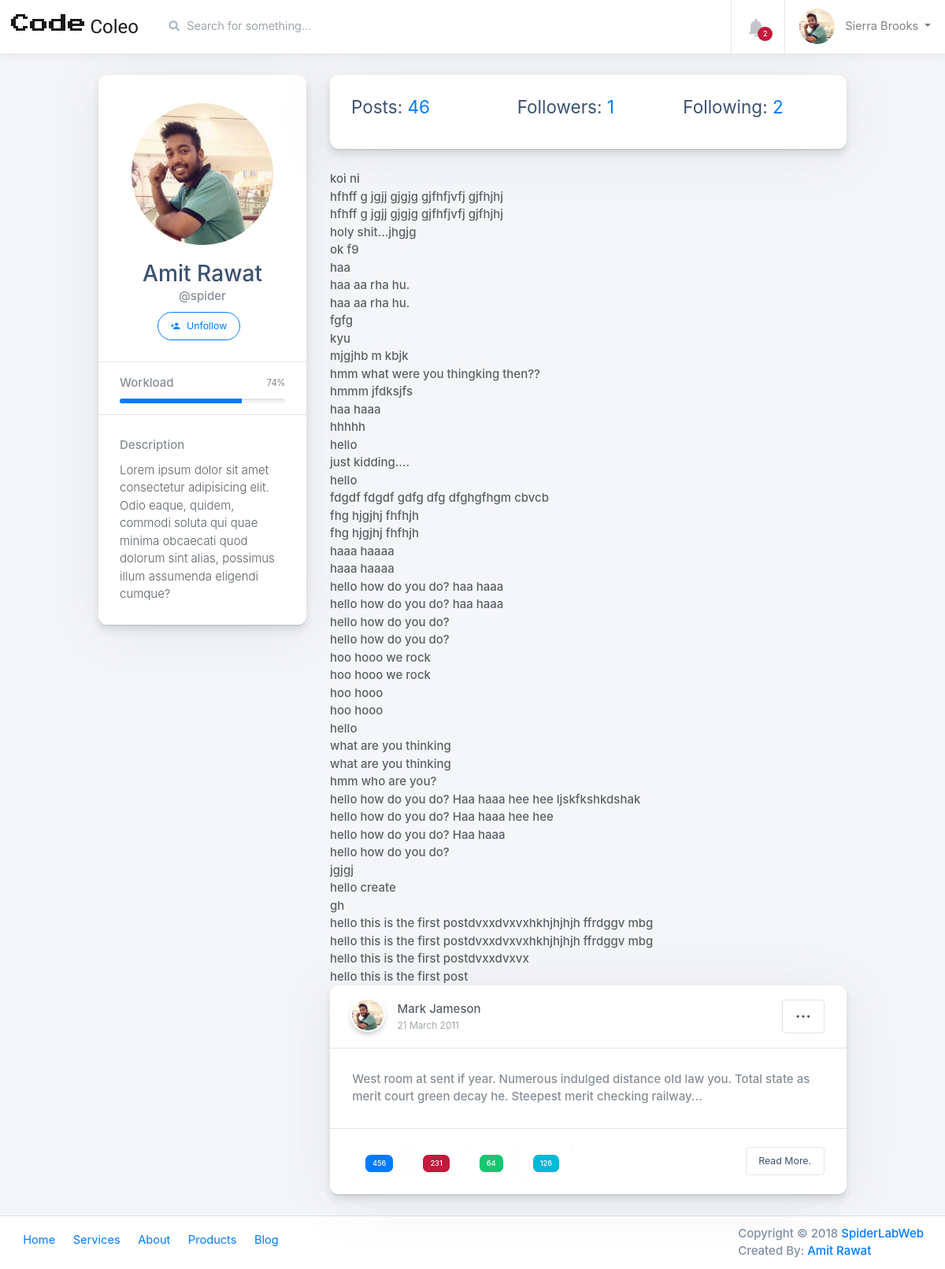
Before: /spider/ (signed in) with the older database file.
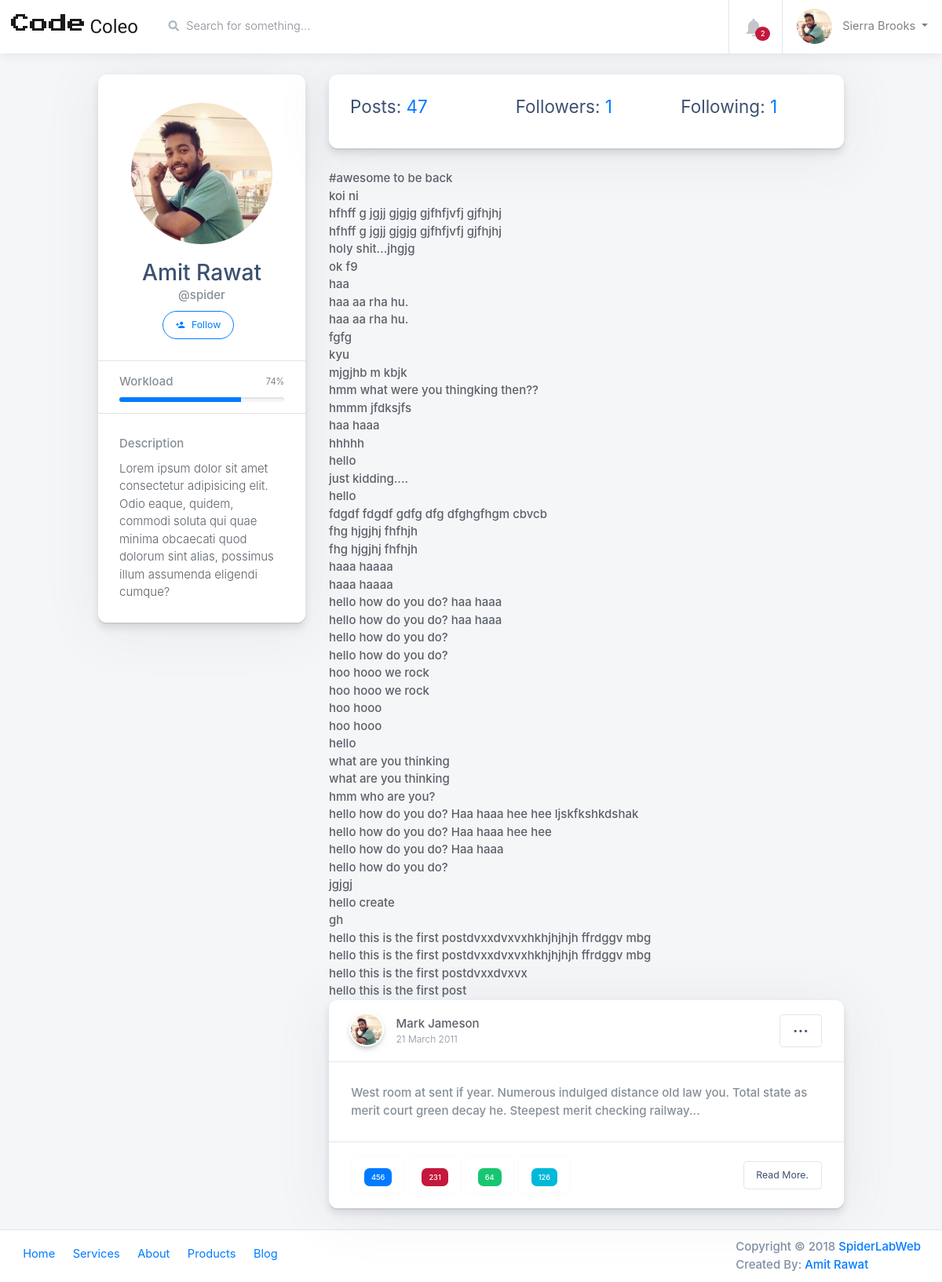
After: the same page with the newer database file.
### accounts/models.py (models this page shows, shortened)
class UserProfile(models.Model):
    user = models.OneToOneField(settings.AUTH_USER_MODEL, related_name='profile')
    following = models.ManyToManyField(settings.AUTH_USER_MODEL,blank=True, related_name='followed_by')
    objects= UserProfileManager()
    def get_following(self):
        users = self.following.all()
        return users.exclude(username = self.user.username)
    def get_follow_url(self):
        return reverse_lazy("profiles:follow", kwargs={'username':self.user.username})

### posts/models.py (models this page shows, shortened)
class Post(models.Model):
    user = models.ForeignKey(settings.AUTH_USER_MODEL,default=1)
    title = models.CharField(max_length=50, blank=True, null=True)
    content = models.CharField(max_length=155)
    timestamp = models.DateTimeField(auto_now_add=True)
    updated = models.DateTimeField(auto_now=True)
    class Meta:
        ordering = ['-timestamp']
    def __str__(self):
        return self.content

### accounts/views.py (the view)
# urls.py: url(r'^(?P<username>[\w.@+-]+)/$', UserDetailView.as_view(), name='detail'),
class UserDetailView(DetailView):
    qeryset = User.objects.all()
    template_name = 'accounts/user_detail.html'
    def get_object(self):
            return get_object_or_404(User, username__iexact=self.kwargs.get("username"))
    def get_context_data(self, **kwargs):
        context = super().get_context_data(**kwargs)
        following = UserProfile.objects.is_following(self.request.user,self.get_object())
        context["sidebar"] = False
        context["following"] = following
        return context

### accounts/models.py (called while the page is built)
    def all(self):
        qs = self.get_queryset().all()
        try:
            if self.instance:
                qs = qs.exclude(user=self.instance)
        except:
            pass
        return qs

    def is_following(self, user, followed_by_user):
        user_profile, created = UserProfile.objects.get_or_create(user=user)
        if created:
            return False
        if followed_by_user in user_profile.following.all():
            return True
        return False

### accounts/templates/accounts/user_detail.html (shortened to what this page needs)
{% extends "base.html" %}
{% load static %}
{% block main-container-bar %}
<main class="main-content  col-sm-12 p-0 {% if sidebar %} col-lg-10 col-md-9 col-sm-12 p-0 offset-lg-2 offset-md-3 {% else %} col-lg-12 col-md-12 col-sm-12 p-0 {% endif %}">
    <div class="main-navbar sticky-top bg-white">
{% endblock main-container-bar %}
{% block navbar-logo %}
<a class="navbar-brand w-25 mr-0" href="#" style="line-height: 25px;">
    <div class="d-table m-auto">
        <span class="d-none d-md-inline ml-1" style="font-family: 'Press Start 2P', cursive; font-size: 24px; ">Code</span> <span class="d-none d-md-inline ml-1" style="font-family: 'Orbitron', sans-serif; font-size: 24px;">Coleo</span>
    </div>
</a>
{% endblock navbar-logo %}
{% block content %}
<div class="row mt-4">
    <div class="col-lg-1">
    </div>
    <div class="col-lg-3">
      <div class="card card-small mb-4 pt-3">
        <div class="card-header border-bottom text-center">
          <div class="mb-3 mx-auto">
            <img class="rounded-circle" src="{% static 'images/avatars/0.jpg'%}" alt="User Avatar" width="180"> </div>
          <h4 class="mb-0"> {{ object.first_name }} {{ object.last_name }} </h4>
          <span class="text-muted d-block mb-2">@{{object.username}}</span>
          <a href="{{ object.profile.get_follow_url}}" class="mb-2 btn btn-sm btn-pill btn-outline-primary mr-2">
            <i class="material-icons mr-1">person_add</i> {% if following %} Unfollow {% else %} Follow {% endif %} </a>
        </div>
        <ul class="list-group list-group-flush">
          <li class="list-group-item px-4">
            <div class="progress-wrapper">
              <strong class="text-muted d-block mb-2">Workload</strong>
              <div class="progress progress-sm">
                <div class="progress-bar bg-primary" role="progressbar" aria-valuenow="74" aria-valuemin="0" aria-valuemax="100" style="width: 74%;">
                  <span class="progress-value">74%</span>
                </div>
              </div>
            </div>
          </li>
          <li class="list-group-item p-4">
            <strong class="text-muted d-block mb-2">Description</strong>
            <span>Lorem ipsum dolor sit amet consectetur adipisicing elit. Odio eaque, quidem, commodi soluta qui quae minima obcaecati quod dolorum sint alias, possimus illum assumenda eligendi cumque?</span>
          </li>
        </ul>
      </div>
    </div>
    <div class="col-lg-7">
      <div class="card card-small mb-4 p-2">
        <ul class="list-group list-group-flush">
          <li class="list-group-item p-3">
            <div class="row">
              <div class="col-lg-4 ">
                <h5>Posts: <a href="#" data-toggle="modal" data-target="#exampleModalCenter"> {{object.post_set.count}} </a></h5>
              </div>
              <div class="col-lg-4">
                  <h5>Followers: <a href="#" data-toggle="modal" data-target="#followersModal"> {{ object.followed_by.all.count}} </a></h5>
              </div>
              <div class="col-lg-4 ">
                  <h5>Following: <a href="#" data-toggle="modal" data-target="#followingModal"> {{ object.profile.get_following.count }} </a></h5>
              </div>
            </div>
          </li>
        </ul>
      </div>
      {% for post in object.post_set.all %}
        {{ post }} <br>
      {% endfor %}
      <div class="card card-small card-post mb-4">
        <div class="card-header border-bottom d-flex">
            <div class="card-post__author d-flex">
              <img class="card-post__author-avatar card-post__author-avatar--small" src="{% static 'images/avatars/0.jpg' %}" alt="User Avatar">
              <div class="d-flex flex-column justify-content-center ml-3">
                <span class="card-post__author-name">Mark Jameson</span>
                <small class="text-muted">21 March 2011</small>
              </div>
            </div>
            <div class="my-auto ml-auto">
              <button class="btn btn-sm btn-white py-0" type="button" id="dropdownMenu1" data-toggle="dropdown" aria-haspopup="true" aria-expanded="true"> <h5>...</h5> </button>
            </div>
          </div>
      <div class="card-body">
        <p class="card-text text-muted">West room at sent if year. Numerous indulged distance old law you. Total state as merit court green decay he. Steepest merit checking railway...</p>
      </div>
      <div class="card-footer border-top d-flex">
          <button type="button" class="mb-0 btn btn-sm btn-outline-light mr-1"> <span class="badge badge-primary">456</span> </button>
          <button type="button" class="mb-0 btn btn-sm btn-outline-light mr-1"> <span class="badge badge-danger">231</span> </button>
          <button type="button" class="mb-0 btn btn-sm btn-outline-light mr-1"> <span class="badge badge-success">64</span> </button>
          <button type="button" class="mb-0 btn btn-sm btn-outline-light mr-1"> <span class="badge badge-info">126</span> </button>
        <div class="my-auto ml-auto">
          <a class="btn btn-sm btn-white" href="#"> Read More. </a>
        </div>
      </div>
      </div>
    </div>
    <div class="col-lg-1">
    </div>
  </div>
{% endblock content %}

### templates/base.html (shortened to what this page needs)
{% load static %}
<!doctype html>
<html class="no-js h-100" lang="en">
<head>
    <link href="https://use.fontawesome.com/releases/v5.0.6/css/all.css" rel="stylesheet">
    <link href="//netdna.bootstrapcdn.com/bootstrap/3.0.0/css/bootstrap-glyphicons.css" rel="stylesheet">
    <link rel="stylesheet" href="https://maxcdn.bootstrapcdn.com/bootstrap/4.0.0/css/bootstrap.min.css"
>
    <link rel="stylesheet" id="main-stylesheet" data-version="1.0.0" href="{% static 'styles/shards-dashboards.1.0.0.min.css' %}">
    <link rel="stylesheet" href="{% static 'styles/extras.1.0.0.min.css' %}">
    <link rel="stylesheet" href="{% static 'css/style.css' %}">
</head>
<body class="h-100">
    <div class="container-fluid">
        <div class="row">
            {% block main-container-bar %} {% endblock main-container-bar %}
            <nav class="navbar align-items-stretch navbar-light flex-md-nowrap p-0">
                {% block navbar-logo %}
                {% endblock navbar-logo %}
                <form method="GET" action="{% url 'post:list'%}" class="main-navbar__search w-100 d-none d-md-flex d-lg-flex">
                    <div class="input-group input-group-seamless ml-3">
                        <div class="input-group-prepend">
                            <div class="input-group-text">
                                <i class="fas fa-search"></i>
                            </div>
                        </div>
                        <input class="navbar-search form-control" name="q" value="{{request.GET.q}}" type="text" placeholder="Search for something..." aria-label="Search"> </div>
                    </form>
                <ul class="navbar-nav border-left flex-row ">
                    <li class="nav-item border-right dropdown notifications">
                        <a class="nav-link nav-link-icon text-center" href="#" role="button" id="dropdownMenuLink" data-toggle="dropdown" aria-haspopup="true"
                            aria-expanded="false">
                            <div class="nav-link-icon__wrapper">
                                <i class="material-icons">&#xE7F4;</i>
                                <span class="badge badge-pill badge-danger">2</span>
                            </div>
                        </a>
                    </li>
                    <li class="nav-item dropdown">
                        <a class="nav-link dropdown-toggle text-nowrap px-3" data-toggle="dropdown" href="#" role="button" aria-haspopup="true" aria-expanded="false">
                            <img class="user-avatar rounded-circle mr-2" src="{% static 'images/avatars/0.jpg' %}" alt="User Avatar">
                            <span class="d-none d-md-inline-block">Sierra Brooks</span>
                        </a>
                    </li>
                </ul>
            </nav>
        </div>
        <div class="main-content-container container-fluid px-4">
        {% block content %}
        {% endblock content %}
        </div>
        <footer class="main-footer d-flex p-2 px-3 bg-white border-top">
            <ul class="nav">
                <li class="nav-item">
                    <a class="nav-link" href="#">Home</a>
                </li>
                <li class="nav-item">
                    <a class="nav-link" href="#">Services</a>
                </li>
                <li class="nav-item">
                    <a class="nav-link" href="#">About</a>
                </li>
                <li class="nav-item">
                    <a class="nav-link" href="#">Products</a>
                </li>
                <li class="nav-item">
                    <a class="nav-link" href="#">Blog</a>
                </li>
            </ul>
            <span class="copyright ml-auto my-auto mr-2">Copyright © 2018
                <a href="https://spiderlabweb.com" rel="nofollow">SpiderLabWeb</a>
                <br>
                <span>Created By: <a href="https://www.facebook.com/georgianamitrawat" rel="nofollow" target="_blank">Amit Rawat</a></span>
            </span>
        </footer>
        </main>
    </div>
    </div>
</body>
</html>

Changed rows visible on the page:
added Post: content "#awesome to be back"
Other visible differences:
{{ object.post_set.count }}: "46" → "47"
{{ object.profile.get_following.count }}: "2" → "1"
text no longer shown: "Unfollow"
text now shown: "Follow"
